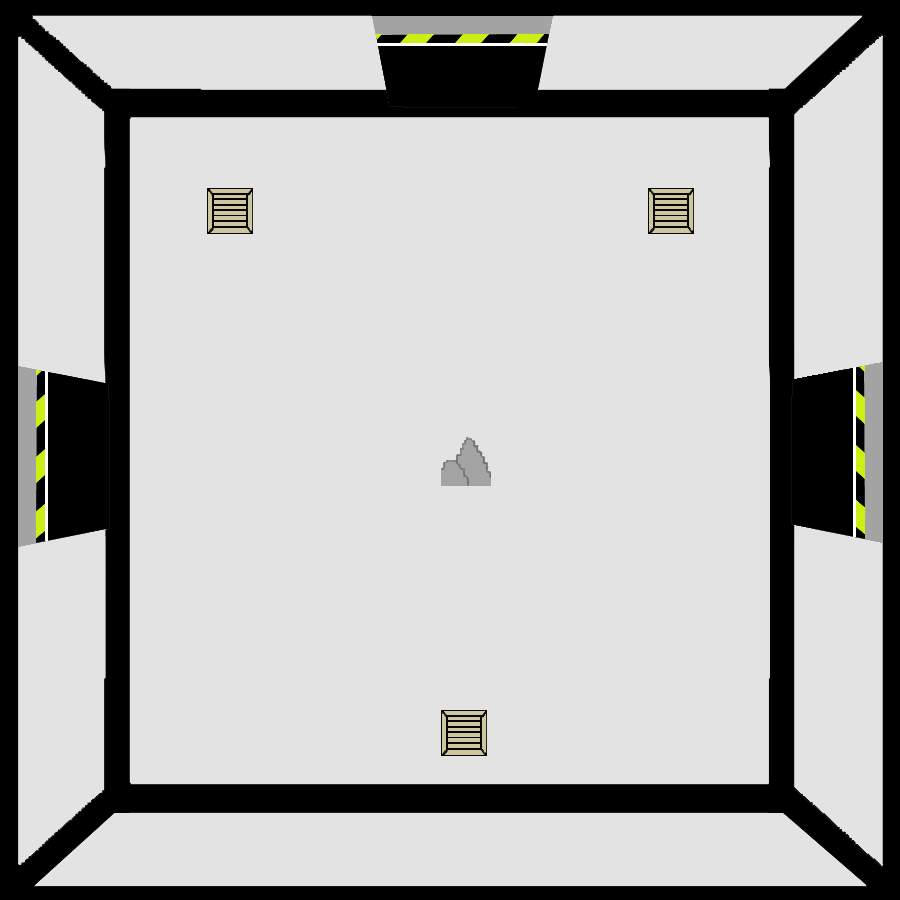

This is a level from a 2D game, rendered from its Tiled map with the project's own tilesets. A one-line summary and the map file follow, with tile-layer data summarised:
An orthogonal 100x100 tile map with 9x9 px tiles, 2 tile layers (SALA, OBJETOS), 3 tilesets.

<map version="1.2" tiledversion="1.3.3" orientation="orthogonal" renderorder="right-down" width="100" height="100" tilewidth="9" tileheight="9" infinite="0" nextlayerid="3" nextobjectid="1">
 <tileset firstgid="1" source="LAB10.tsx" />
 <tileset firstgid="10001" source="ROCAS.tsx" />
 <tileset firstgid="10002" source="CAJA.tsx" />
 <layer id="1" name="SALA" width="100" height="100">
  <data>[10000 cells, 10000 non-empty, 10000 distinct tile ids]</data>
 </layer>
 <layer id="2" name="OBJETOS" width="100" height="100">
  <data>[10000 cells, 716 non-empty, 666 distinct tile ids]</data>
 </layer>
</map>
